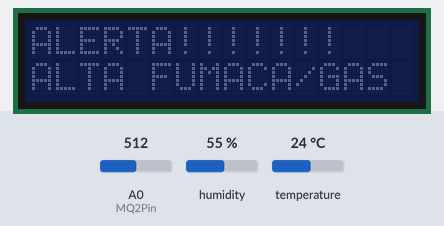
Recording of a sketch running on a simulated ESP8266 (NodeMCU). On the bench: 16×2 character LCD. The test bench sets the inputs (shaded band); at power-on: temperature 24 °C, A0 (MQ2Pin) = 512, humidity 55 %. WiFi joins after 1.5 s; servers stay silent unless stated; what the sketch prints to the serial monitor is not drawn.

Above: at 13.2 s.
13.3 s: temperature set to 34.3 °C
17.6 s: temperature set to 35.6 °C
At 19.3 s:
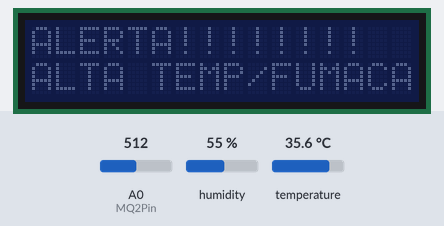
21.9 s: A0 (MQ2Pin) set to 486
At 23.5 s:
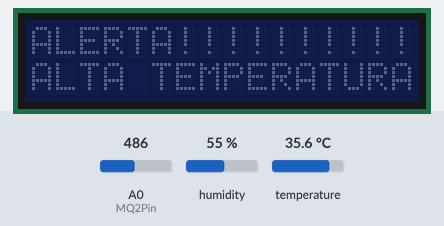
26.2 s: temperature set to 12 °C
At 27.7 s:
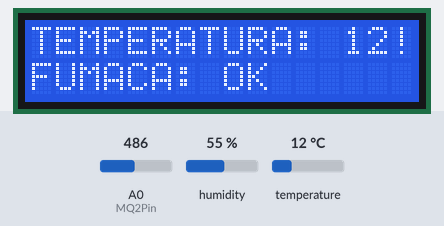
28.9 s: A0 (MQ2Pin) set to 510
At 32.4 s:
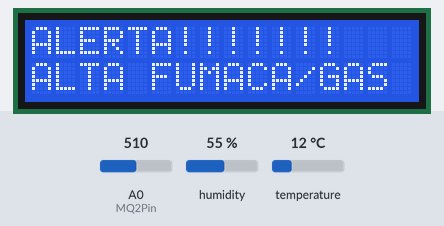
33.2 s: A0 (MQ2Pin) set to 490
At 36.3 s:
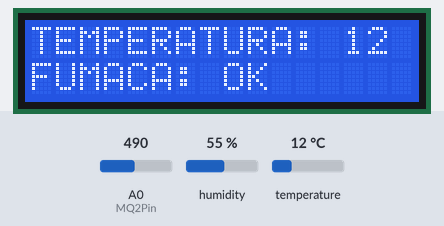
Timing chart, 0 to 37.3 s (numbered marks = the images above; inputs shaded):
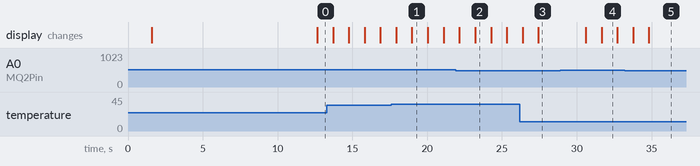

Measured:
- the behaviour switches between 35 and 35.1 °C on temperature (found by bisection; images 0 and 1)
- the behaviour switches between 501 and 500 on A0 (MQ2Pin) (found by bisection; images 1 and 2)
- after the input at 17.6 s, the display: first differs from a run without the input after 1.4 s (image 1)
- after the input at 21.9 s, the display: first differs from a run without the input after 1.3 s (image 2)
- after the input at 26.2 s, the display: first differs from a run without the input after 1.2 s (image 3)
- after the input at 28.9 s, the display: first changes after 1.7 s (image 4 shows a later state)
- after the input at 33.2 s, the display: first differs from a run without the input after 1.6 s (image 5)

The sketch:

sketch_nov07a.ino
```cpp
#include <Wire.h>
#include <LiquidCrystal_I2C.h>
#include <ESP8266WiFi.h>
#include <WiFiClient.h>
#include <ESP8266WebServer.h>
#include <ESP8266mDNS.h>

#include <SimpleDHT.h>

#define col 16
#define lin  2
#define ende  0x27

#define WIFI_NAME "iago"
#define WIFI_PASS "12345678"

#define sensor_dht11 D9
#define sensor_dht22 D2
#define MQ2Pin A0

SimpleDHT11 dht11(sensor_dht11);
SimpleDHT22 dht22(sensor_dht22);

LiquidCrystal_I2C lcd(ende,col,lin);

ESP8266WebServer server(80);

byte t11 = 0;
byte h11 = 0;

float t22 = 0;
float h22 = 0;

float MQ2Value;

unsigned long lastBlinkTime = 0;
bool lcdState = true;

void setup() {
  Serial.begin(115200);

  initLCD();
  initWifi(WIFI_NAME, WIFI_PASS);

  server.on("/", handleRoot);
  server.begin();

  lcd.setCursor(0,0);
  lcd.print("LIGANDO MQ2");

  Serial.println("Web Server Iniciado");

  Serial.println("MQ2 warming up!");
  delay(10000);
}

void loop() {
  MDNS.update();
  MQ2Value = analogRead(MQ2Pin);
  Serial.println(MQ2Value);
  dhtSensors();
  server.handleClient();

  if (screenWarning() == false) {
      screenReadingSensor();
  }


}

void handleRoot(){
  String status = determineStatus();

  String json = "{";
  json += "\"Temperatura\":" + String(t22) + ",";
  json += "\"Umidade\":" + String(h22) + ",";
  json += "\"MQ2 Value\":" + String(MQ2Value) + ",";
  json += "\"Status\":\"" + String((t22 > 35.0 || MQ2Value > 400) ? "Warning" : "OK") + "\"";
  json += "}";

  server.send(200, "application/json", json);
}

void initWifi(String wname, String wpass){
  WiFi.mode(WIFI_STA);
  WiFi.begin(wname, wpass);
  Serial.println("Conectando a rede...");

  lcd.print("Conectando-se...");

  while(WiFi.status() != WL_CONNECTED){
      delay(500);
      Serial.println(".");
  }

  if (!MDNS.begin("esp8266-device", WiFi.localIP())) {
    Serial.println("Error setting up MDNS responder!");
    while (1) { delay(1000); }
  }
  Serial.println("mDNS responder started");

  // Add service to MDNS-SD
  MDNS.addService("http", "tcp", 80);

  Serial.print("IP: ");
  Serial.println(WiFi.localIP());
  Serial.println("");
  lcd.clear();
}

void initLCD(){
  lcd.init();
  lcd.backlight();
  lcd.clear();
}

void dhtSensors() {
  int err22 = dht22.read2(&t22, &h22, NULL);
  if (err22 == SimpleDHTErrSuccess) {
      Serial.print("Sample OK DHT22: ");
      Serial.print((int)t22); Serial.print(" *C, ");
      Serial.print((int)h22); Serial.println(" H");
  } else {
      int err11 = dht11.read(&t11, &h11, NULL);
      if (err11 == SimpleDHTErrSuccess) {
          Serial.print("Sample OK DHT11: ");
          Serial.print((int)t11); Serial.print(" *C, ");
          Serial.print((int)h11); Serial.println(" H");

          // Se falhar no DHT22, use valores do DHT11 como backup
          t22 = t11;
          h22 = h11;
      } else {
          Serial.println("Erro ao ler DHT11 e DHT22");
      }
  }
  delay(1000);
}

void screenReadingSensor(){
  lcd.setCursor(0,0);
  lcd.print("TEMPERATURA: ");
  lcd.print((int)t22);
  lcd.setCursor(0,1);
  lcd.print("FUMACA: OK      ");
}

bool screenWarning() {
  const float TEMPERATURA_LIMITE = 35.0;
  const int MQ2_LIMITE = 500;

  bool alertaTemperatura = (t22 > TEMPERATURA_LIMITE);
  bool alertaFumaca = (MQ2Value > MQ2_LIMITE);

  if (alertaTemperatura || alertaFumaca) {
    lcd.clear();
    lcd.setCursor(0, 0);

    if (alertaTemperatura && alertaFumaca) {
      lcd.print("ALERTA!!!!!!!!");
      lcd.setCursor(0,1);
      lcd.print("ALTA TEMP/FUMACA");
    } else if (alertaTemperatura) {
      lcd.print("ALERTA!!!!!!!!!!");
      lcd.setCursor(0,1);
      lcd.print("ALTA TEMPERATURA");
    } else if (alertaFumaca) {
      lcd.print("ALERTA!!!!!!!");
      lcd.setCursor(0,1);
      lcd.print("ALTA FUMACA/GAS");
    }

    if (millis() - lastBlinkTime >= 100) {
      lastBlinkTime = millis();
      lcdState = !lcdState;
      lcd.setBacklight(lcdState ? HIGH : LOW);
    }

    return true;
  }
  lcd.setBacklight(HIGH);
  return false;
}

String determineStatus() {
  const float TEMPERATURA_LIMITE = 35.0;
  const int MQ2_LIMITE = 400;

  bool alertaTemperatura = (t22 > TEMPERATURA_LIMITE);
  bool alertaFumaca = (MQ2Value > MQ2_LIMITE);

  if (alertaTemperatura || alertaFumaca) {
    return "Warning";
  }
  return "OK";
}
```
